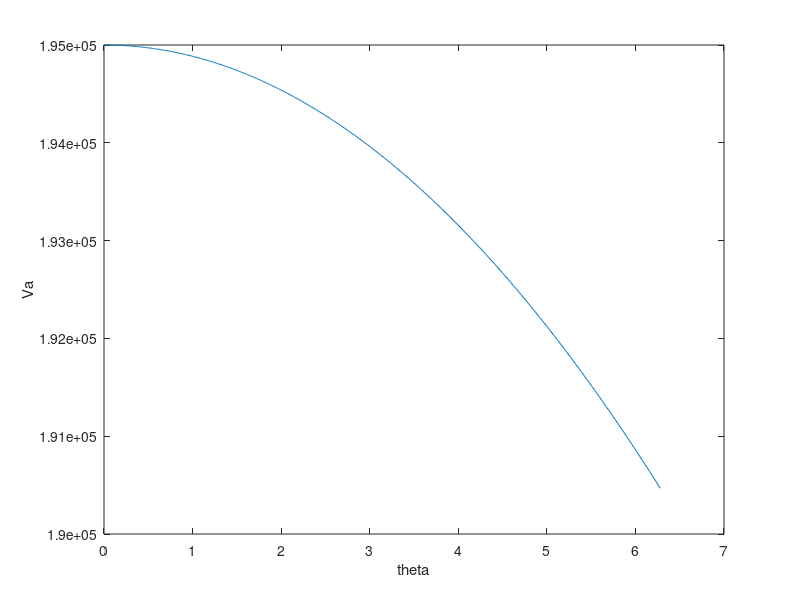

Reproduce this figure in MATLAB.
w=1500;
r=5;
l=10;
theta=(0:0.01:2*pi);
va=w*r*(cosd(theta)+r*cosd(2.*theta)/2*l);
max_speed=max(va)
figure(1)
plot(theta,va)
xlabel("theta")
ylabel("Va")
